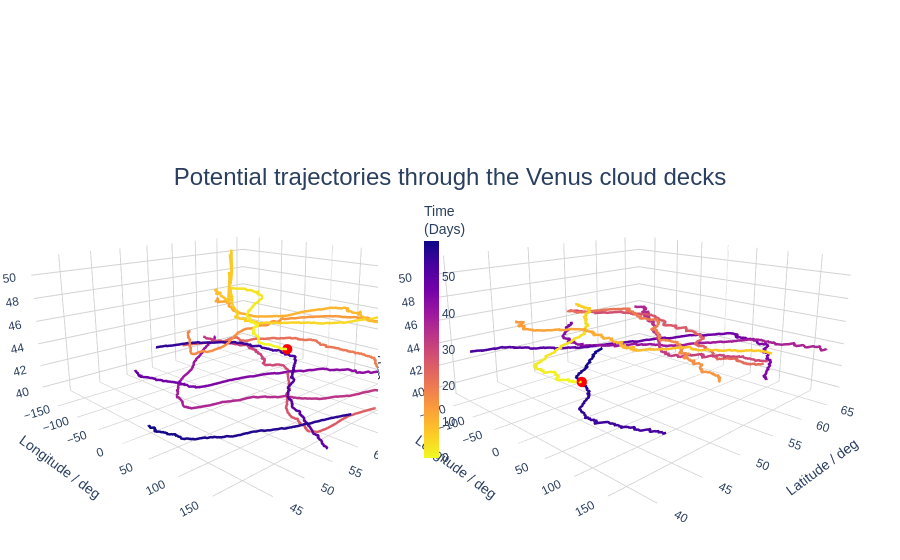

The cell this chart's notebook holds for it:
### Code cell
import xarray as xr
from visualisations import doubletraj
ds = xr.open_zarr('outputs/Test2.zarr')
doubletraj(ds)          # all trajectories on one 3-D plot

### Figure 1 — Plotly figure (JSON) as saved in the notebook; plotly's stock layout.template omitted (floating-point values rounded to 4 significant figures; data arrays with more than 128 entries replaced by an {"elided": "..."} marker saying what was removed)
{"data": [{"hoverinfo": "skip", "line": {"color": {"elided": "2888 float values"}, "colorscale": [[0, "#f0f921"], [0.1111, "#fdca26"], [0.2222, "#fb9f3a"], [0.3333, "#ed7953"], [0.4444, "#d8576b"], [0.5556, "#bd3786"], [0.6667, "#9c179e"], [0.7778, "#7201a8"], [0.8889, "#46039f"], [1, "#0d0887"]], "showscale": false, "width": 5}, "mode": "lines", "name": "Trajectory 5", "scene": "scene", "type": "scatter3d", "x": {"elided": "2888 float values"}, "y": {"elided": "2888 float values"}, "z": {"elided": "2888 float values"}}, {"hoverinfo": "skip", "marker": {"color": "red", "size": 6, "symbol": "circle"}, "mode": "markers", "scene": "scene", "showlegend": false, "type": "scatter3d", "x": [88.75], "y": [59.58], "z": [45.02]}, {"hoverinfo": "skip", "line": {"color": {"elided": "2886 float values"}, "colorbar": {"len": 0.6, "thickness": 15, "tickfont": {"size": 12}, "title": {"text": "Time<br>(Days)"}, "x": 0.46}, "colorscale": [[0, "#f0f921"], [0.1111, "#fdca26"], [0.2222, "#fb9f3a"], [0.3333, "#ed7953"], [0.4444, "#d8576b"], [0.5556, "#bd3786"], [0.6667, "#9c179e"], [0.7778, "#7201a8"], [0.8889, "#46039f"], [1, "#0d0887"]], "showscale": true, "width": 5}, "mode": "lines", "name": "Trajectory 6", "scene": "scene2", "type": "scatter3d", "x": {"elided": "2886 float values"}, "y": {"elided": "2886 float values"}, "z": {"elided": "2886 float values"}}, {"hoverinfo": "skip", "marker": {"color": "red", "size": 6, "symbol": "circle"}, "mode": "markers", "scene": "scene2", "showlegend": false, "type": "scatter3d", "x": [89.24], "y": [39.82], "z": [45.0]}], "layout": {"font": {"family": "Arial"}, "margin": {"b": 0, "l": 0, "r": 0, "t": 100}, "paper_bgcolor": "white", "plot_bgcolor": "white", "scene": {"aspectmode": "manual", "aspectratio": {"x": 1, "y": 1, "z": 0.5}, "bgcolor": "white", "camera": {"center": {"x": 0, "y": 0, "z": 0}, "eye": {"x": 1.3, "y": -1.3, "z": 0.5}, "up": {"x": 0, "y": 0, "z": 1}}, "domain": {"x": [0, 0.54], "y": [0, 1]}, "xaxis": {"backgroundcolor": "white", "gridcolor": "lightgrey", "title": {"text": "Longitude / deg"}}, "yaxis": {"backgroundcolor": "white", "gridcolor": "lightgrey", "title": {"text": "Latitude / deg"}}, "zaxis": {"backgroundcolor": "white", "gridcolor": "lightgrey", "range": [38.97, 51.51], "title": {"text": "Altitude / km"}}}, "scene2": {"aspectmode": "manual", "aspectratio": {"x": 1, "y": 1, "z": 0.5}, "bgcolor": "white", "camera": {"center": {"x": 0, "y": 0, "z": 0}, "eye": {"x": 1.3, "y": -1.3, "z": 0.5}, "up": {"x": 0, "y": 0, "z": 1}}, "domain": {"x": [0.42, 1], "y": [0, 1]}, "xaxis": {"backgroundcolor": "white", "gridcolor": "lightgrey", "title": {"text": "Longitude / deg"}}, "yaxis": {"backgroundcolor": "white", "gridcolor": "lightgrey", "title": {"text": "Latitude / deg"}}, "zaxis": {"backgroundcolor": "white", "gridcolor": "lightgrey", "range": [38.97, 51.51], "title": {"text": "Altitude / km"}}}, "showlegend": false, "title": {"font": {"family": "Arial", "size": 24}, "text": "Potential trajectories through the Venus cloud decks", "x": 0.5, "y": 0.7}}}
